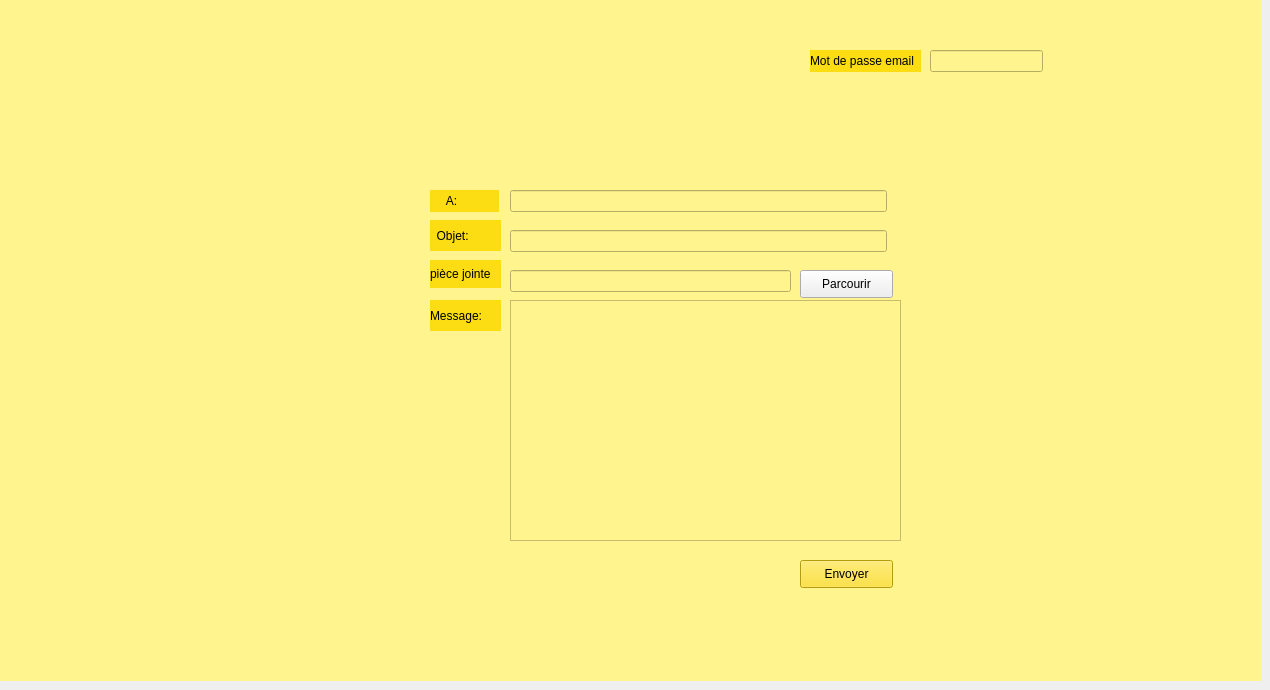
   <widget class="QWidget" name="tab_3">
    <attribute name="title">
     <string>Envoyer Mail</string>
    </attribute>
    <widget class="QLabel" name="label_26">
     <property name="geometry">
      <rect>
       <x>0</x>
       <y>0</y>
       <width>1261</width>
       <height>681</height>
      </rect>
     </property>
     <property name="styleSheet">
      <string notr="true">background :#FFF48D;
color: #000000;</string>
     </property>
     <property name="text">
      <string/>
     </property>
     <property name="pixmap">
      <pixmap>../../../../Nouveau dossier/image/bf664da501d0b3b8c00e491e61628ede.jpg</pixmap>
     </property>
     <property name="scaledContents">
      <bool>true</bool>
     </property>
    </widget>
    <widget class="QLineEdit" name="mail_pass">
     <property name="geometry">
      <rect>
       <x>930</x>
       <y>50</y>
       <width>113</width>
       <height>22</height>
      </rect>
     </property>
     <property name="styleSheet">
      <string notr="true">background :#FFF48D;
color: #000000;</string>
     </property>
     <property name="echoMode">
      <enum>QLineEdit::Password</enum>
     </property>
    </widget>
    <widget class="QLabel" name="label_44">
     <property name="geometry">
      <rect>
       <x>810</x>
       <y>50</y>
       <width>111</width>
       <height>22</height>
      </rect>
     </property>
     <property name="styleSheet">
      <string notr="true">background: #FCDC12;
color: #000000;</string>
     </property>
     <property name="text">
      <string>Mot de passe email </string>
     </property>
    </widget>
    <widget class="QLineEdit" name="rcpt">
     <property name="geometry">
      <rect>
       <x>510</x>
       <y>190</y>
       <width>377</width>
       <height>22</height>
      </rect>
     </property>
     <property name="styleSheet">
      <string notr="true">background :#FFF48D;
color: #000000;</string>
     </property>
    </widget>
    <widget class="QLineEdit" name="sujet">
     <property name="geometry">
      <rect>
       <x>510</x>
       <y>230</y>
       <width>377</width>
       <height>22</height>
      </rect>
     </property>
     <property name="styleSheet">
      <string notr="true">background :#FFF48D;
color: #000000;</string>
     </property>
    </widget>
    <widget class="QLineEdit" name="file">
     <property name="geometry">
      <rect>
       <x>510</x>
       <y>270</y>
       <width>281</width>
       <height>22</height>
      </rect>
     </property>
     <property name="styleSheet">
      <string notr="true">background :#FFF48D;
color: #000000;</string>
     </property>
    </widget>
    <widget class="QPushButton" name="browseBtn">
     <property name="geometry">
      <rect>
       <x>800</x>
       <y>270</y>
       <width>93</width>
       <height>28</height>
      </rect>
     </property>
     <property name="text">
      <string>Parcourir</string>
     </property>
    </widget>
    <widget class="QPlainTextEdit" name="msg">
     <property name="geometry">
      <rect>
       <x>510</x>
       <y>300</y>
       <width>391</width>
       <height>241</height>
      </rect>
     </property>
     <property name="styleSheet">
      <string notr="true">background :#FFF48D;
color: #000000;</string>
     </property>
    </widget>
    <widget class="QPushButton" name="sendBtn">
     <property name="geometry">
      <rect>
       <x>800</x>
       <y>560</y>
       <width>93</width>
       <height>28</height>
      </rect>
     </property>
     <property name="styleSheet">
      <string notr="true">background: #FCDC12;
color: #000000;</string>
     </property>
     <property name="text">
      <string>Envoyer</string>
     </property>
    </widget>
    <widget class="QLabel" name="label_35">
     <property name="geometry">
      <rect>
       <x>430</x>
       <y>190</y>
       <width>69</width>
       <height>22</height>
      </rect>
     </property>
     <property name="styleSheet">
      <string notr="true">background: #FCDC12;
color: #000000;</string>
     </property>
     <property name="text">
      <string>     A:</string>
     </property>
    </widget>
    <widget class="QLabel" name="label_24">
     <property name="geometry">
      <rect>
       <x>430</x>
       <y>220</y>
       <width>71</width>
       <height>31</height>
      </rect>
     </property>
     <property name="styleSheet">
      <string notr="true">background: #FCDC12;
color: #000000;</string>
     </property>
     <property name="text">
      <string>  Objet:</string>
     </property>
    </widget>
    <widget class="QLabel" name="label_43">
     <property name="geometry">
      <rect>
       <x>430</x>
       <y>260</y>
       <width>71</width>
       <height>28</height>
      </rect>
     </property>
     <property name="styleSheet">
      <string notr="true">background: #FCDC12;
color: #000000;</string>
     </property>
     <property name="text">
      <string>pièce jointe </string>
     </property>
    </widget>
    <widget class="QLabel" name="label_42">
     <property name="geometry">
      <rect>
       <x>430</x>
       <y>300</y>
       <width>71</width>
       <height>31</height>
      </rect>
     </property>
     <property name="styleSheet">
      <string notr="true">background: #FCDC12;
color: #000000;</string>
     </property>
     <property name="text">
      <string>Message:</string>
     </property>
    </widget>
   </widget>
